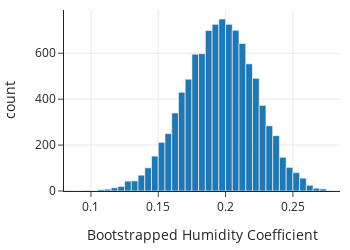

The notebook cell saved with this chart:
### Markdown cell above
We are interested in the shape and spread of this bootstrap sampling distribution. (We know that the center will be close to the original coefficient of $0.21$.)

### Code cell
px.histogram(x=boot_theta_hat, nbins=50,
            labels=dict(x='Bootstrapped Humidity Coefficient'),
            width=350, height=250)

### Figure 1 — Plotly figure (JSON) as saved in the notebook; plotly's stock layout.template omitted (floating-point values rounded to 4 significant figures; data arrays with more than 128 entries replaced by an {"elided": "..."} marker saying what was removed)
{"data": [{"alignmentgroup": "True", "bingroup": "x", "hovertemplate": "Bootstrapped Humidity Coefficient=%{x}<br>count=%{y}<extra></extra>", "legendgroup": "", "marker": {"color": "#1F77B4", "pattern": {"shape": ""}}, "name": "", "nbinsx": 50, "offsetgroup": "", "orientation": "v", "showlegend": false, "type": "histogram", "x": {"elided": "10000 float values"}, "xaxis": "x", "yaxis": "y"}], "layout": {"barmode": "relative", "height": 250, "legend": {"tracegroupgap": 0}, "width": 350, "xaxis": {"anchor": "y", "autorange": true, "domain": [0, 1], "range": [0.08, 0.285], "title": {"text": "Bootstrapped Humidity Coefficient"}, "type": "linear"}, "yaxis": {"anchor": "x", "autorange": true, "domain": [0, 1], "range": [0, 788.4], "title": {"text": "count"}}}}
